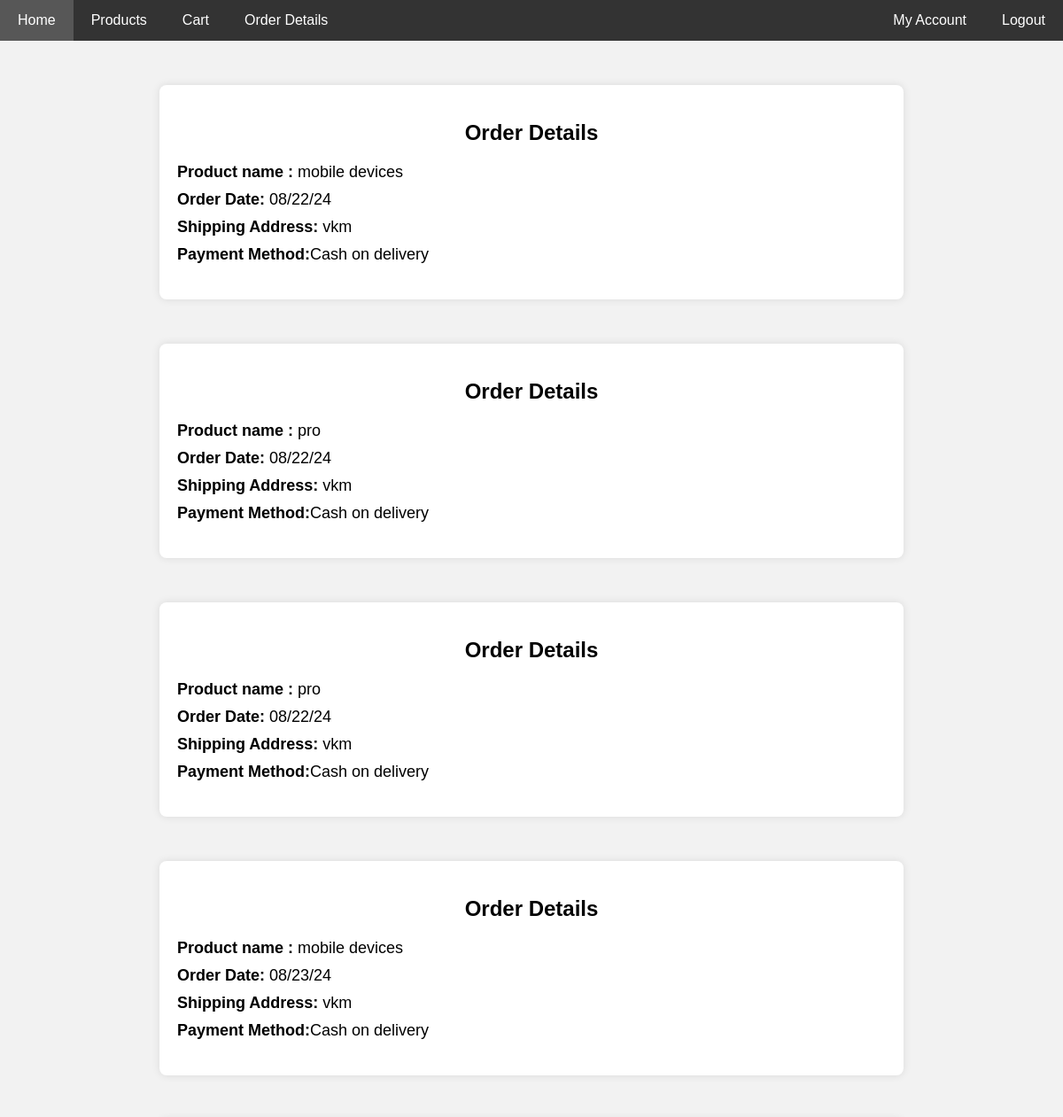
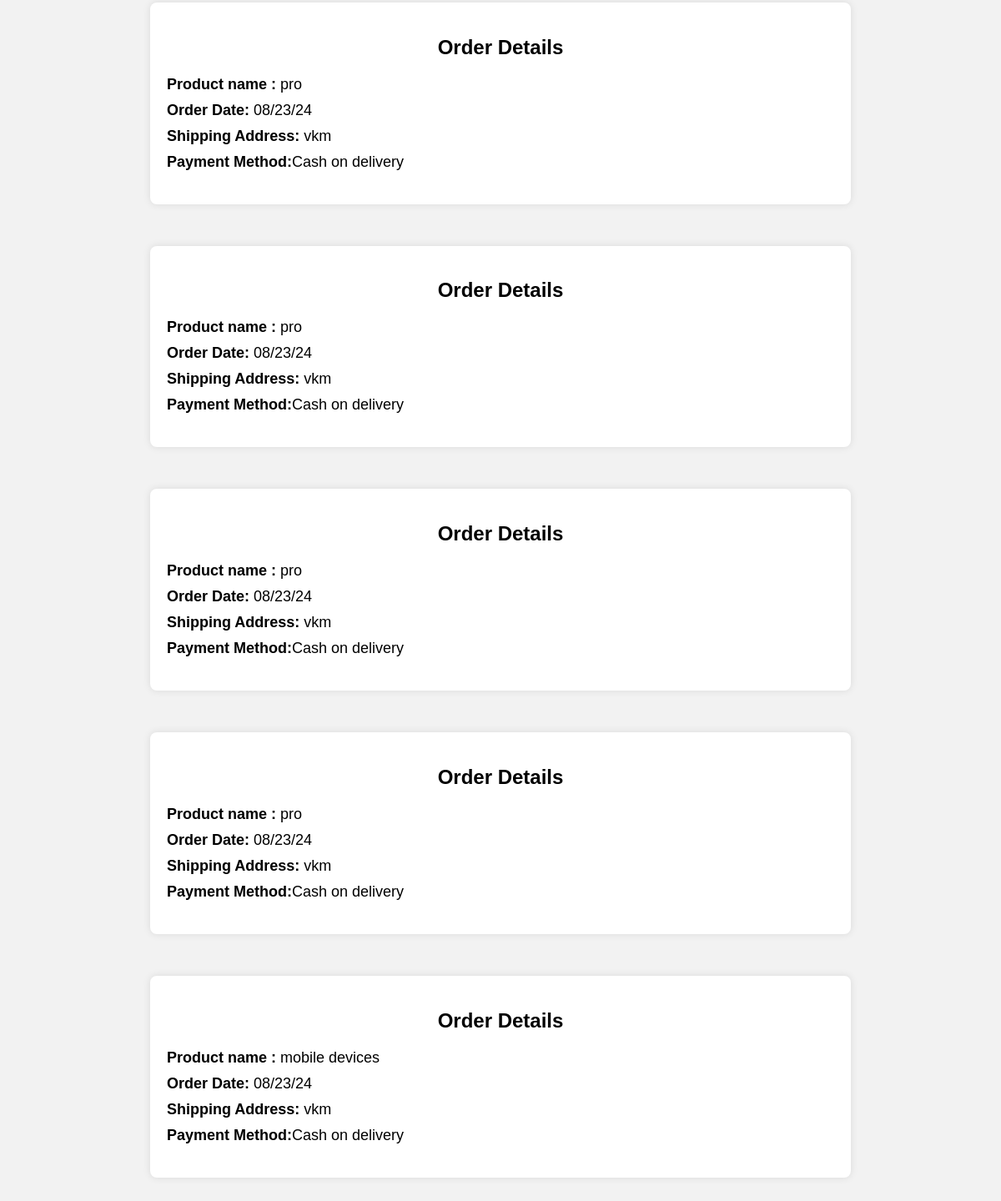
The page /order_details (signed in) on the database its author committed (2 pictures, top to bottom).
### app/models.py (models this page shows, shortened)
class buy(models.Model):
    product = models.ForeignKey(Product,on_delete=models.CASCADE)
    user = models.ForeignKey(Register,on_delete=models.CASCADE)
    date_of_buying = models.TextField()
    payment_status = models.BooleanField(default=False)
    quantity = models.IntegerField()
    price = models.IntegerField()
    del_boy=models.BooleanField(default=False)

class Product(models.Model):
    name = models.TextField()
    discription = models.TextField()
    price = models.IntegerField()
    category = models.TextField()
    quantity = models.IntegerField()
    offerprice = models.IntegerField()
    image = models.FileField()

class Register(models.Model):
    Email = models.EmailField(unique=True)
    name = models.TextField()
    phonenumber = models.IntegerField()
    password = models.IntegerField()
    location= models.TextField()

### app/views.py (the view)
# urls.py: path('order_details',views.order_details),
def order_details(req):
    data=buy.objects.filter(user=get_usr(req))
    return render(req,'orderdetails.html',{'data':data})

### app/views.py (called while the page is built)
def get_usr(req):
    data=Register.objects.get(Email=req.session['user'])
    return data

### template/orderdetails.html (shortened to what this page needs)
<!DOCTYPE html>
<html lang="en">
<head>
</head>
<body>
    <div class="navbar">
        <a href="../userhome">Home</a>
        <a href="../viewproduct">Products</a>
        <a href="../cart">Cart</a>
        <a href="#order" class="active">Order Details</a>
        <div class="navbar-right">
            <a href="../profile">My Account</a>
            <a href="../logout">Logout</a>
        </div>
    </div>
    {% for i in data %}
    <div class="order-container">
        <h2>Order Details</h2>
        <div class="order-details">
            <p><strong>Product name :</strong> {{i.product.name}}</p>
            <p><strong>Order Date:</strong> {{i.date_of_buying}}</p>
            <p><strong>Shipping Address:</strong> {{i.user.location}}</p>
            <p><strong>Payment Method:</strong>Cash on delivery</p>
        </div>
    </div>
    {% endfor %}
</body>
</html>

### template/orderdetails.html (style rules this page uses)
body { font-family: Arial, sans-serif; margin: 0; padding: 0; background-color: #f2f2f2; }
.navbar { background-color: #333; overflow: hidden; }
.navbar a { float: left; display: block; color: white; text-align: center; padding: 14px 20px; text-decoration: none; }
.navbar-right { float: right; }
.order-container { max-width: 800px; margin: 50px auto; background-color: #fff; padding: 20px; border-radius: 8px; box-shadow: 0 0 10px rgba(0, 0, 0, 0.1); }
.order-container h2 { text-align: center; margin-bottom: 20px; }
.order-details { margin-bottom: 20px; }
.order-details p { font-size: 18px; margin: 10px 0; }

### rows shown on the page
buy: product.name "mobile devices", date_of_buying "08/22/24", user.location "vkm"
buy: product.name "pro", date_of_buying "08/22/24", user.location "vkm"
buy: product.name "pro", date_of_buying "08/22/24", user.location "vkm"
buy: product.name "mobile devices", date_of_buying "08/23/24", user.location "vkm"
buy: product.name "pro", date_of_buying "08/23/24", user.location "vkm"
buy: product.name "pro", date_of_buying "08/23/24", user.location "vkm"
buy: product.name "pro", date_of_buying "08/23/24", user.location "vkm"
buy: product.name "pro", date_of_buying "08/23/24", user.location "vkm"
buy: product.name "mobile devices", date_of_buying "08/23/24", user.location "vkm"
